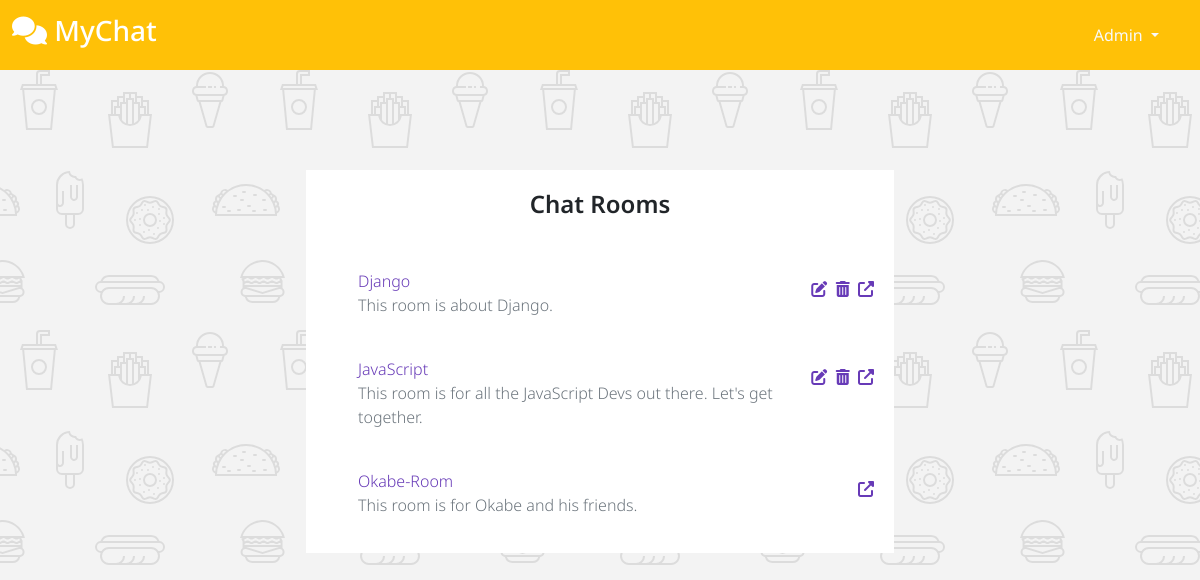
The app's page /rooms/ (signed in) with its own data.
### room/models.py (models this page shows, shortened)
class Room(models.Model):
    room_id = models.AutoField(primary_key=True)
    room_name = models.CharField(
        max_length=256, unique=True, validators=[validate_room_name])
    owner_id = models.ForeignKey(
        User,
        on_delete=models.CASCADE
    )
    room_desc = models.TextField()

### room/views.py (the view)
# urls.py: path('', ListRoom.as_view(), name='list-rooms'),
class ListRoom(View):
    def get(self, request, *args, **kwargs):
        rooms = Room.objects.all()
        return render(request, 'room/list-rooms.html', {
            'rooms': rooms
        })

### room/templates/room/list-rooms.html (shortened to what this page needs)
{% extends 'base.html' %}
{% load static %}
{% block links %}
<link href="https://maxcdn.bootstrapcdn.com/font-awesome/4.7.0/css/font-awesome.min.css" rel="stylesheet" />
<link rel="stylesheet" href="{% static 'css/list-rooms.css' %}">
{% endblock links %}
{% block content %}
<div class="row d-flex justify-content-center mt-100 mb-100">
    <div class="col-lg-6">
       <div class="card">
           <div class="card-body text-center">
               <h4 class="card-title m-b-0">Chat Rooms</h4>
           </div>
           <ul class="list-style-none">
               {% for room in rooms %}
                <li class="d-flex no-block card-body">
                    <div>
                        <a href="{% url 'room' room_name=room.room_name  %}" class="m-b-0 font-medium p-0" data-abc="true">{{ room.room_name }}</a>
                        <span class="text-muted">{{ room.room_desc }} </span>
                    </div>
                    <div class="ms-auto">
                        <div class="tetx-right">
                            {% if room.owner_id == user %}
                                <a href="{% url 'update-room' room.room_name %}"><i class="fa-solid fa-pen-to-square"></i></a>&nbsp&nbsp
                                <a href="" data-bs-toggle="modal" data-bs-target="#deleteFor_{{room.room_name}}"><i class="fa-solid fa-trash-can"></i></a>&nbsp&nbsp
                            {% endif %}
                            <a href="{% url 'room' room_name=room.room_name  %}"><i class="fa-solid fa-up-right-from-square"></i></a>
                        </div>
                    </div>
                </li>
               {% endfor %}
           </ul>
       </div>
   </div>
   </div>
{% endblock content %}

### templates/navbar.html (shortened to what this page needs)
<nav class="navbar navbar-expand-lg navbar-dark bg-warning" id="navbar">
    <div class="container-fluid">
      <a class="navbar-brand" href="{% url 'list-rooms' %}"><h3><i class="fa-solid fa-comments"></i> MyChat</h3></a>
      <div class="d-flex align-items-center me-2">
        <div class="m-2 ms-0">
            <div class="dropdown">
              {% if user.is_authenticated %}
                <a class="btn btn-warning text-light dropdown-toggle fs-normal" role="button" id="dropdownMenuLink" data-bs-toggle="dropdown" aria-expanded="false">
                  {{user.username|title}}
                </a>
              {% else %}
              <a href="{% url 'login' %}" class="btn btn-warning text-light">Login  <i class="fa-solid fa-right-to-bracket"></i></a>
              <a href="{% url 'register' %}" class="btn btn-warning text-light">SignUp  <i class="fa-solid fa-user-plus"></i></a>
              {% endif %}
            </div>
        </div>
      </div>
    </div>
  </nav>

### room/static/css/list-rooms.css (style rules this page uses)
.mt-100 { margin-top: 100px; }
.tetx-right { display: flex; flex-direction: row; }
.mb-100 { margin-bottom: 100px; }
.card { position: relative; display: -webkit-box; display: -ms-flexbox; display: flex; -webkit-box-orient: vertical; -webkit-box-direction: normal; -ms-flex-direction: column; flex-direction: column; min-width: 0; word-wrap: break-word; background-color: #fff; background-clip: border-box; border: 0px solid transparent; border-radius: 0px; }
.card-body { -webkit-box-flex: 1; -ms-flex: 1 1 auto; flex: 1 1 auto; padding: 1.25rem; }
.card .card-title { position: relative; font-weight: 600; margin-bottom: 10px; }
ul.list-style-none li { list-style: none; }
ul.list-style-none li a { color: #673AB7; padding: 8px 0px; display: block; text-decoration: none; }

### static/css/base.css (style rules this page uses)
.navbar { font-family: 'Noto Sans', sans-serif; font-weight: 800; }
body { background-color: #f3f3f3; overflow-x: hidden; font-weight: 300; font-family: 'Noto Sans', sans-serif !important }

### records on screen
Room: room_name "Django", room_desc "This room is about Django."
Room: room_name "JavaScript", room_desc "This room is for all the JavaScript Devs out there. Let's get together."
Room: room_name "Okabe-Room", room_desc "This room is for Okabe and his friends."

### other values on screen
{{ user.username|title }} "Admin"
